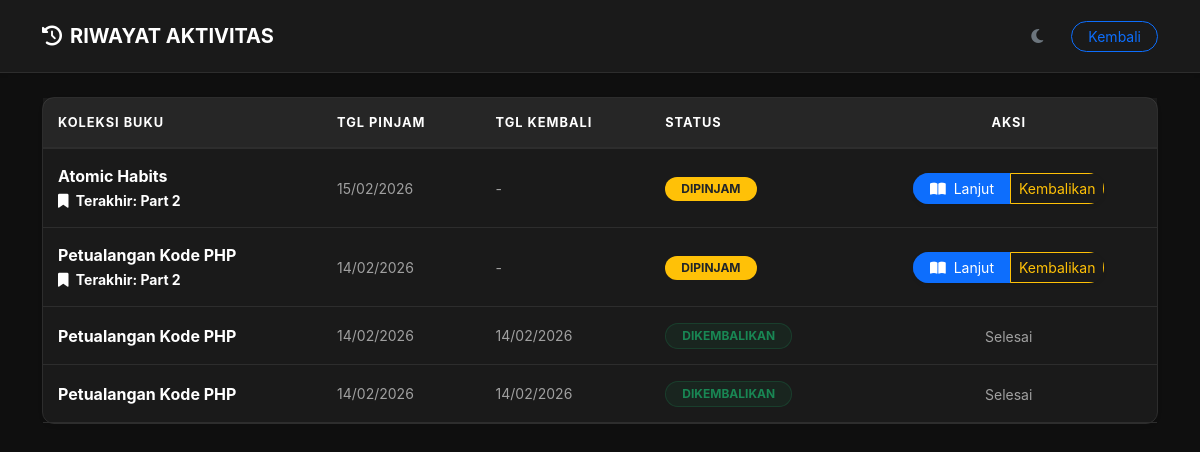
The app's page /user/riwayat.php (signed in) with its own data.
### tables this page shows
CREATE TABLE `transaksi` (
  `id` int(11) NOT NULL,
  `user_id` int(11) NOT NULL,
  `buku_id` int(11) NOT NULL,
  `tanggal_pinjam` date NOT NULL,
  `tanggal_kembali` date DEFAULT NULL,
  `status` enum('dipinjam','kembali') DEFAULT 'dipinjam',
  `terakhir_baca` int(11) NOT NULL
);

CREATE TABLE `buku` (
  `id` int(11) NOT NULL,
  `judul` varchar(255) NOT NULL,
  `pengarang` varchar(255) NOT NULL,
  `penerbit` varchar(255) DEFAULT NULL,
  `tahun_terbit` year(4) DEFAULT NULL,
  `sinopsis` varchar(1500) NOT NULL,
  `isbn` varchar(50) DEFAULT NULL,
  `stok` int(11) DEFAULT 0
);

### user/riwayat.php (the view, shortened to what this page needs)
<?php
include "../config/koneksi.php";
$user_id = $_SESSION['user']['id'];
?>
<!DOCTYPE html>
<html lang="id">
<head>
    <link href="https://cdn.jsdelivr.net/npm/bootstrap@5.3.2/dist/css/bootstrap.min.css" rel="stylesheet">
    <link href="https://cdnjs.cloudflare.com/ajax/libs/font-awesome/6.4.2/css/all.min.css" rel="stylesheet">
    <link rel="stylesheet" href="../assets/style.css">
</head>
<body>
<nav class="navbar navbar-expand-lg shadow-sm mb-4">
    <div class="container">
        <span class="navbar-brand fw-bold text-primary"><i class="fas fa-history me-2"></i>RIWAYAT AKTIVITAS</span>
        <div class="ms-auto d-flex align-items-center">
            <button id="theme-toggle" class="btn btn-outline-secondary border-0 rounded-circle me-3">
                <i id="theme-icon" class="fas fa-moon"></i>
            </button>
            <a href="dashboard.php" class="btn btn-outline-primary btn-sm rounded-pill px-3">Kembali</a>
        </div>
    </div>
</nav>
<div class="container">
    <div class="card shadow-sm border-0">
        <div class="table-responsive">
            <table class="table table-hover align-middle mb-0">
                <thead>
                    <tr class="text-uppercase small fw-bold" style="letter-spacing: 1px;">
                        <th class="px-4 py-3">Koleksi Buku</th>
                        <th>Tgl Pinjam</th>
                        <th>Tgl Kembali</th>
                        <th>Status</th>
                        <th class="text-center">Aksi</th>
                    </tr>
                </thead>
                <tbody>
                    <?php
                    $data = mysqli_query($conn, "SELECT transaksi.*, buku.judul
                                                FROM transaksi
                                                JOIN buku ON transaksi.buku_id = buku.id
                                                WHERE transaksi.user_id = '$user_id'
                                                ORDER BY transaksi.id DESC");
                    while($d = mysqli_fetch_assoc($data)):
                    ?>
                    <tr>
                        <td class="px-4">
                            <span class="fw-bold"><?= htmlspecialchars($d['judul']) ?></span>
                            <?php if($d['status'] == 'dipinjam' && $d['terakhir_baca'] > 0): ?>
                                <br><small class="text-primary fw-bold"><i class="fas fa-bookmark me-1"></i> Terakhir: Part <?= $d['terakhir_baca'] ?></small>
                            <?php endif; ?>
                        </td>
                        <td class="text-muted small"><?= date('d/m/Y', strtotime($d['tanggal_pinjam'])) ?></td>
                        <td class="text-muted small"><?= ($d['tanggal_kembali']) ? date('d/m/Y', strtotime($d['tanggal_kembali'])) : '-' ?></td>
                        <td>
                            <?php if($d['status'] == 'dipinjam'): ?>
                                <span class="badge bg-warning text-dark px-3 rounded-pill">DIPINJAM</span>
                            <?php else: ?>
                                <span class="badge bg-success bg-opacity-10 text-success border border-success border-opacity-25 px-3 rounded-pill">DIKEMBALIKAN</span>
                            <?php endif; ?>
                        </td>
                        <td class="text-center">
                            <?php if($d['status'] == 'dipinjam'): ?>
                                <div class="btn-group shadow-sm rounded-pill overflow-hidden">
                                    <a href="baca.php?id=<?= $d['buku_id'] ?>&part=<?= ($d['terakhir_baca'] > 0) ? $d['terakhir_baca'] : 1 ?>"
                                       class="btn btn-primary btn-sm px-3">
                                       <i class="fas fa-book-open me-1"></i> <?= ($d['terakhir_baca'] > 0) ? 'Lanjut' : 'Baca' ?>
                                    </a>
                                    <a href="?kembali=<?= $d['id'] ?>" class="btn btn-outline-warning btn-sm" onclick="return confirm('Kembalikan buku ini?')">Kembalikan</a>
                                </div>
                            <?php else: ?>
                                <span class="text-muted small">Selesai</span>
                            <?php endif; ?>
                        </td>
                    </tr>
                    <?php endwhile; ?>
                </tbody>
            </table>
        </div>
    </div>
</div>
</body>
</html>

### assets/style.css (style rules this page uses)
:root { --bg-body: #0f0f0f; --bg-card: #1a1a1a; --bg-input: #242424; --text-main: #ffffff; --text-muted: #a0a0a0; --border-color: #2d2d2d; --nav-bg: #1a1a1a; --primary-blue: #0d6efd; --accent-shadow: rgba(0, 0, 0, 0.5); }
body { background-color: var(--bg-body) !important; color: var(--text-main) !important; font-family: 'Inter', 'Segoe UI', Roboto, sans-serif; transition: background 0.4s cubic-bezier(0.4, 0, 0.2, 1), color 0.4s cubic-bezier(0.4, 0, 0.2, 1); margin: 0; overflow-x: hidden; }
h1, h2, h3, h4, h5, h6, .fw-bold { color: var(--text-main) !important; }
.card, .book-card, .stat-card, .bg-dark-card { background-color: var(--bg-card) !important; border: 1px solid var(--border-color) !important; color: var(--text-main) !important; border-radius: 12px; transition: transform 0.3s ease, box-shadow 0.3s ease, background 0.4s, border 0.4s; }
.navbar { background-color: var(--nav-bg) !important; border-bottom: 1px solid var(--border-color) !important; padding: 1rem 1.5rem; }
.table, .table-responsive, .table > :not(caption) > * > *, .table-hover tbody tr:hover > * { background-color: transparent !important; color: var(--text-main) !important; box-shadow: none !important; }
.table thead th { background-color: rgba(255, 255, 255, 0.05) !important; border-bottom: 2px solid var(--border-color) !important; color: var(--text-main) !important; text-transform: uppercase; font-size: 0.8rem; padding: 15px !important; }
.table tbody td { border-bottom: 1px solid var(--border-color) !important; padding: 15px !important; }
.table .text-muted, .table .text-secondary { color: var(--text-muted) !important; }
.badge { padding: 0.5em 0.8em; border-radius: 6px; }
#theme-toggle { cursor: pointer; transition: transform 0.3s ease; }

### records on screen
transaksi: buku.judul "Atomic Habits", terakhir_baca "2", tanggal_pinjam "15/02/2026", status "DIPINJAM", shows "Lanjut"
transaksi: buku.judul "Petualangan Kode PHP", terakhir_baca "2", tanggal_pinjam "14/02/2026", status "DIPINJAM", shows "Lanjut"
transaksi: buku.judul "Petualangan Kode PHP", tanggal_pinjam "14/02/2026", tanggal_kembali "14/02/2026", status "DIKEMBALIKAN"
transaksi: buku.judul "Petualangan Kode PHP", tanggal_pinjam "14/02/2026", tanggal_kembali "14/02/2026", status "DIKEMBALIKAN"
